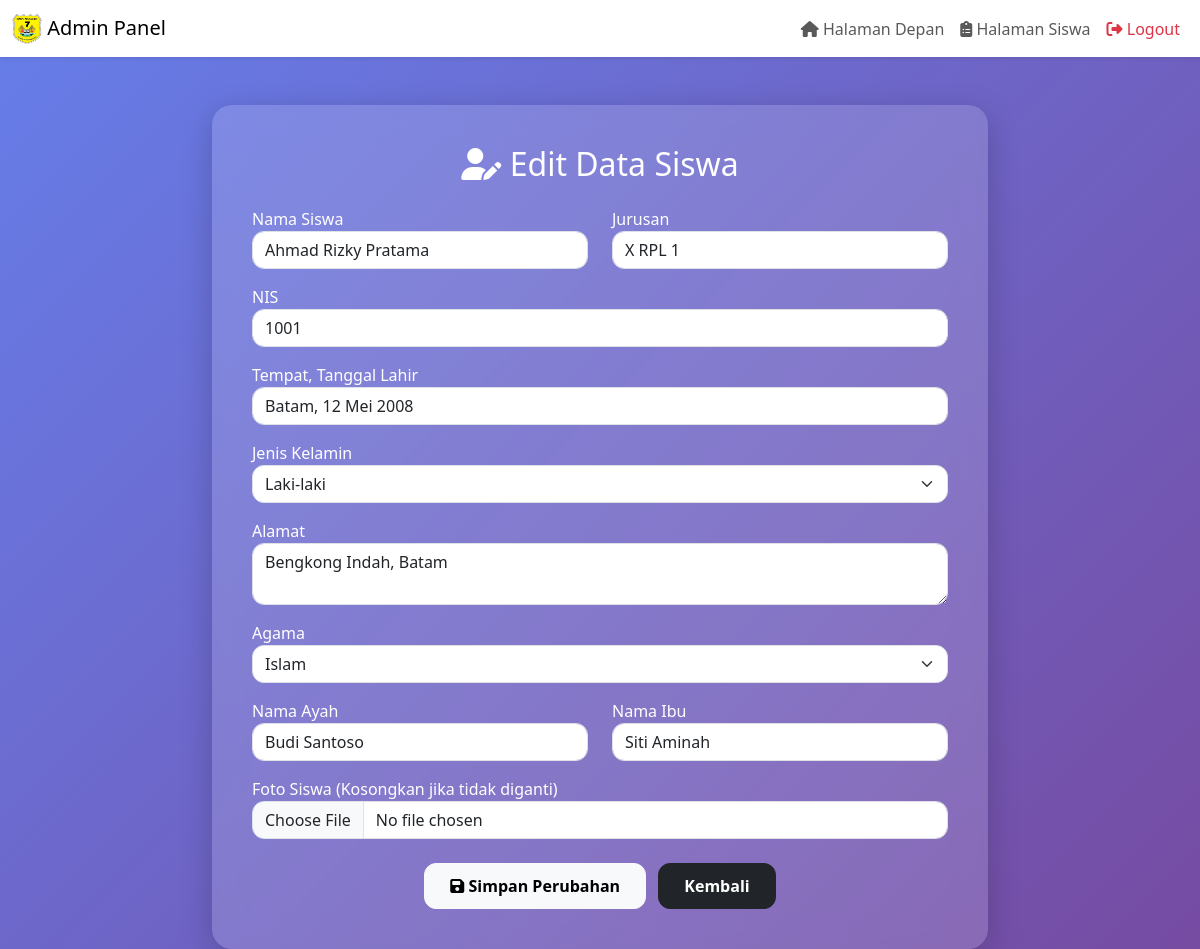
Screenshot of /home/edit.php?id=1 with the database file from the repository.
### tables this page shows
CREATE TABLE `siswa` (
  `id` int(11) NOT NULL,
  `nama` varchar(100) NOT NULL,
  `nis` varchar(20) NOT NULL,
  `kelas` varchar(50) NOT NULL,
  `ttl` varchar(100) NOT NULL,
  `jenis_kelamin` enum('Laki-laki','Perempuan') NOT NULL,
  `alamat` text NOT NULL,
  `agama` enum('Islam','Kristen','Katolik','Hindu','Buddha','Konghucu') NOT NULL,
  `nama_ayah` varchar(100) NOT NULL,
  `nama_ibu` varchar(100) NOT NULL,
  `foto` varchar(255) DEFAULT NULL,
  `created_at` timestamp NOT NULL DEFAULT current_timestamp()
);

### home/edit.php (the view, shortened to what this page needs)
<?php
include("header.php");
include("../koneksi.php");
$nama = $nis = $kelas = $ttl = $jenis_kelamin = $alamat = $agama = $nama_ayah = $nama_ibu = "";
if (isset($_GET['id'])) {
    $id_siswa = $_GET['id'];
    $sql = "SELECT * FROM siswa WHERE id = '$id_siswa'";
    $result = $koneksi->query($sql);
    if ($result->num_rows > 0) {
        $siswa = $result->fetch_assoc();
        $nama = $siswa['nama'];
        $nis = $siswa['nis'];
        $kelas = $siswa['kelas'];
        $ttl = $siswa['ttl'];
        $jenis_kelamin = $siswa['jenis_kelamin'];
        $alamat = $siswa['alamat'];
        $agama = $siswa['agama'];
        $nama_ayah = $siswa['nama_ayah'];
        $nama_ibu = $siswa['nama_ibu'];
    } else {
        $message = "Data siswa tidak ditemukan.";
    }
}
?>
<!DOCTYPE html>
<html lang="id">
<head>
<link href="https://cdn.jsdelivr.net/npm/bootstrap@5.3.2/dist/css/bootstrap.min.css" rel="stylesheet">
<link href="https://cdnjs.cloudflare.com/ajax/libs/font-awesome/6.5.0/css/all.min.css" rel="stylesheet">
</head>
<body>
<div class="container mt-5 col-md-8">
    <div class="glass">
        <h2 class="mb-4 text-center">
            <i class="fas fa-user-edit"></i> Edit Data Siswa
        </h2>
        <form method="POST" enctype="multipart/form-data">
            <div class="row">
                <div class="col-md-6 mb-3">
                    <label>Nama Siswa</label>
                    <input type="text" name="nama" class="form-control"
                        value="<?= htmlspecialchars($nama); ?>" required>
                </div>
                <div class="col-md-6 mb-3">
                    <label>Jurusan</label>
                    <input type="text" name="kelas" class="form-control"
                        value="<?= htmlspecialchars($kelas); ?>" required>
                </div>
            </div>
            <div class="mb-3">
                <label>NIS</label>
                <input type="number" name="nis" class="form-control"
                    value="<?= htmlspecialchars($nis); ?>" required>
            </div>
            <div class="mb-3">
                <label>Tempat, Tanggal Lahir</label>
                <input type="text" name="ttl" class="form-control"
                    value="<?= htmlspecialchars($ttl); ?>" required>
            </div>
            <div class="mb-3">
                <label>Jenis Kelamin</label>
                <select name="jenis_kelamin" class="form-select" required>
                    <option value="Laki-laki" <?= $jenis_kelamin == "Laki-laki" ? "selected" : ""; ?>>Laki-laki</option>
                </select>
            </div>
            <div class="mb-3">
                <label>Alamat</label>
                <textarea name="alamat" class="form-control" required><?= htmlspecialchars($alamat); ?></textarea>
            </div>
            <div class="mb-3">
                <label>Agama</label>
                <select name="agama" class="form-select" required>
                    <option value="Islam" <?= $agama == "Islam" ? "selected" : ""; ?>>Islam</option>
                </select>
            </div>
            <div class="row">
                <div class="col-md-6 mb-3">
                    <label>Nama Ayah</label>
                    <input type="text" name="nama_ayah" class="form-control"
                        value="<?= htmlspecialchars($nama_ayah); ?>" required>
                </div>
                <div class="col-md-6 mb-3">
                    <label>Nama Ibu</label>
                    <input type="text" name="nama_ibu" class="form-control"
                        value="<?= htmlspecialchars($nama_ibu); ?>" required>
                </div>
            </div>
            <div class="mb-4">
                <label>Foto Siswa (Kosongkan jika tidak diganti)</label>
                <input type="file" name="foto" class="form-control">
            </div>
            <div class="text-center">
                <button type="submit" class="btn btn-light btn-modern">
                    <i class="fas fa-save"></i> Simpan Perubahan
                </button>
                <a href="absen.php" class="btn btn-dark btn-modern ms-2">
                    Kembali
                </a>
            </div>
        </form>
    </div>
</div>
</body>
</html>

### home/edit.php (style rules this page uses)
body { background: linear-gradient(135deg, #667eea, #764ba2); min-height: 100vh; font-family: 'Segoe UI', sans-serif; }
.glass { background: rgba(255,255,255,0.15); backdrop-filter: blur(15px); border-radius: 20px; padding: 40px; box-shadow: 0 8px 32px rgba(0,0,0,0.2); color: white; }
.form-control, .form-select { border-radius: 12px; }
.btn-modern { border-radius: 12px; font-weight: bold; padding: 10px 25px; }
label { font-weight: 500; }

### rows the page displays
siswa: nama "Ahmad Rizky Pratama", kelas "X RPL 1", nis "1001", ttl "Batam, 12 Mei 2008", jenis_kelamin "Laki-laki", alamat "Bengkong Indah, Batam", agama "Islam", nama_ayah "Budi Santoso", nama_ibu "Siti Aminah"
